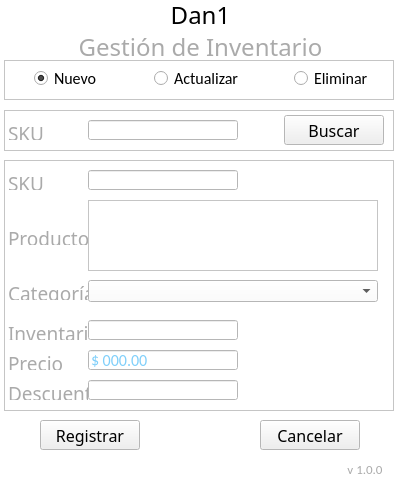
<?xml version="1.0" encoding="UTF-8"?>
<ui version="4.0">
 <class>MainWindow</class>
 <widget class="QMainWindow" name="MainWindow">
  <property name="geometry">
   <rect>
    <x>0</x>
    <y>0</y>
    <width>400</width>
    <height>480</height>
   </rect>
  </property>
  <property name="minimumSize">
   <size>
    <width>400</width>
    <height>480</height>
   </size>
  </property>
  <property name="maximumSize">
   <size>
    <width>400</width>
    <height>480</height>
   </size>
  </property>
  <property name="palette">
   <palette>
    <active>
     <colorrole role="Base">
      <brush brushstyle="SolidPattern">
       <color alpha="255">
        <red>255</red>
        <green>255</green>
        <blue>255</blue>
       </color>
      </brush>
     </colorrole>
     <colorrole role="Window">
      <brush brushstyle="SolidPattern">
       <color alpha="255">
        <red>255</red>
        <green>255</green>
        <blue>255</blue>
       </color>
      </brush>
     </colorrole>
    </active>
    <inactive>
     <colorrole role="Base">
      <brush brushstyle="SolidPattern">
       <color alpha="255">
        <red>255</red>
        <green>255</green>
        <blue>255</blue>
       </color>
      </brush>
     </colorrole>
     <colorrole role="Window">
      <brush brushstyle="SolidPattern">
       <color alpha="255">
        <red>255</red>
        <green>255</green>
        <blue>255</blue>
       </color>
      </brush>
     </colorrole>
    </inactive>
    <disabled>
     <colorrole role="Base">
      <brush brushstyle="SolidPattern">
       <color alpha="255">
        <red>255</red>
        <green>255</green>
        <blue>255</blue>
       </color>
      </brush>
     </colorrole>
     <colorrole role="Window">
      <brush brushstyle="SolidPattern">
       <color alpha="255">
        <red>255</red>
        <green>255</green>
        <blue>255</blue>
       </color>
      </brush>
     </colorrole>
    </disabled>
   </palette>
  </property>
  <property name="windowTitle">
   <string>Gestion de Inventario</string>
  </property>
  <widget class="QWidget" name="centralwidget">
   <widget class="QFrame" name="fr_Accion">
    <property name="geometry">
     <rect>
      <x>4</x>
      <y>60</y>
      <width>390</width>
      <height>40</height>
     </rect>
    </property>
    <property name="frameShape">
     <enum>QFrame::StyledPanel</enum>
    </property>
    <property name="frameShadow">
     <enum>QFrame::Raised</enum>
    </property>
    <widget class="QRadioButton" name="b_nuevo">
     <property name="geometry">
      <rect>
       <x>30</x>
       <y>10</y>
       <width>70</width>
       <height>17</height>
      </rect>
     </property>
     <property name="font">
      <font>
       <family>Calibri</family>
       <pointsize>12</pointsize>
      </font>
     </property>
     <property name="focusPolicy">
      <enum>Qt::StrongFocus</enum>
     </property>
     <property name="text">
      <string>Nuevo</string>
     </property>
     <property name="checked">
      <bool>true</bool>
     </property>
    </widget>
    <widget class="QRadioButton" name="b_eliminar">
     <property name="geometry">
      <rect>
       <x>290</x>
       <y>10</y>
       <width>80</width>
       <height>17</height>
      </rect>
     </property>
     <property name="font">
      <font>
       <family>Calibri</family>
       <pointsize>12</pointsize>
      </font>
     </property>
     <property name="focusPolicy">
      <enum>Qt::StrongFocus</enum>
     </property>
     <property name="text">
      <string>Eliminar</string>
     </property>
    </widget>
    <widget class="QRadioButton" name="b_actualizar">
     <property name="geometry">
      <rect>
       <x>150</x>
       <y>10</y>
       <width>90</width>
       <height>17</height>
      </rect>
     </property>
     <property name="font">
      <font>
       <family>Calibri</family>
       <pointsize>12</pointsize>
      </font>
     </property>
     <property name="focusPolicy">
      <enum>Qt::StrongFocus</enum>
     </property>
     <property name="text">
      <string>Actualizar</string>
     </property>
     <property name="checked">
      <bool>false</bool>
     </property>
    </widget>
   </widget>
   <widget class="QLabel" name="L2">
    <property name="geometry">
     <rect>
      <x>0</x>
      <y>30</y>
      <width>401</width>
      <height>30</height>
     </rect>
    </property>
    <property name="font">
     <font>
      <family>Swis721 LtCn BT</family>
      <pointsize>18</pointsize>
     </font>
    </property>
    <property name="frameShadow">
     <enum>QFrame::Plain</enum>
    </property>
    <property name="midLineWidth">
     <number>0</number>
    </property>
    <property name="text">
     <string>&lt;html&gt;&lt;head/&gt;&lt;body&gt;&lt;p&gt;&lt;span style=&quot; color:#aaaaaa;&quot;&gt;Gestión de Inventario&lt;/span&gt;&lt;/p&gt;&lt;/body&gt;&lt;/html&gt;</string>
    </property>
    <property name="alignment">
     <set>Qt::AlignCenter</set>
    </property>
   </widget>
   <widget class="QLabel" name="L1">
    <property name="geometry">
     <rect>
      <x>0</x>
      <y>0</y>
      <width>401</width>
      <height>30</height>
     </rect>
    </property>
    <property name="font">
     <font>
      <family>Impact</family>
      <pointsize>18</pointsize>
     </font>
    </property>
    <property name="text">
     <string>Dan1</string>
    </property>
    <property name="alignment">
     <set>Qt::AlignCenter</set>
    </property>
   </widget>
   <widget class="QFrame" name="fr_buscar">
    <property name="geometry">
     <rect>
      <x>4</x>
      <y>110</y>
      <width>390</width>
      <height>41</height>
     </rect>
    </property>
    <property name="frameShape">
     <enum>QFrame::StyledPanel</enum>
    </property>
    <property name="frameShadow">
     <enum>QFrame::Raised</enum>
    </property>
    <widget class="QPushButton" name="b_Buscar">
     <property name="geometry">
      <rect>
       <x>280</x>
       <y>5</y>
       <width>100</width>
       <height>30</height>
      </rect>
     </property>
     <property name="font">
      <font>
       <family>Swis721 LtCn BT</family>
       <pointsize>12</pointsize>
      </font>
     </property>
     <property name="focusPolicy">
      <enum>Qt::StrongFocus</enum>
     </property>
     <property name="text">
      <string>Buscar</string>
     </property>
    </widget>
    <widget class="QLabel" name="L3">
     <property name="geometry">
      <rect>
       <x>4</x>
       <y>10</y>
       <width>80</width>
       <height>20</height>
      </rect>
     </property>
     <property name="font">
      <font>
       <family>Swis721 LtCn BT</family>
       <pointsize>14</pointsize>
      </font>
     </property>
     <property name="text">
      <string>&lt;html&gt;&lt;head/&gt;&lt;body&gt;&lt;p&gt;&lt;span style=&quot; color:#aaaaaa;&quot;&gt;SKU&lt;/span&gt;&lt;/p&gt;&lt;/body&gt;&lt;/html&gt;</string>
     </property>
    </widget>
    <widget class="QLineEdit" name="D_sku">
     <property name="geometry">
      <rect>
       <x>84</x>
       <y>10</y>
       <width>150</width>
       <height>20</height>
      </rect>
     </property>
     <property name="palette">
      <palette>
       <active>
        <colorrole role="Text">
         <brush brushstyle="SolidPattern">
          <color alpha="255">
           <red>0</red>
           <green>160</green>
           <blue>245</blue>
          </color>
         </brush>
        </colorrole>
       </active>
       <inactive>
        <colorrole role="Text">
         <brush brushstyle="SolidPattern">
          <color alpha="255">
           <red>0</red>
           <green>160</green>
           <blue>245</blue>
          </color>
         </brush>
        </colorrole>
       </inactive>
       <disabled>
        <colorrole role="Text">
         <brush brushstyle="SolidPattern">
          <color alpha="255">
           <red>120</red>
           <green>120</green>
           <blue>120</blue>
          </color>
         </brush>
        </colorrole>
       </disabled>
      </palette>
     </property>
     <property name="font">
      <font>
       <family>Calibri</family>
       <pointsize>12</pointsize>
      </font>
     </property>
     <property name="text">
      <string/>
     </property>
     <property name="maxLength">
      <number>10</number>
     </property>
     <property name="clearButtonEnabled">
      <bool>true</bool>
     </property>
    </widget>
   </widget>
   <widget class="QFrame" name="fr_datos">
    <property name="geometry">
     <rect>
      <x>4</x>
      <y>160</y>
      <width>390</width>
      <height>251</height>
     </rect>
    </property>
    <property name="frameShape">
     <enum>QFrame::StyledPanel</enum>
    </property>
    <property name="frameShadow">
     <enum>QFrame::Raised</enum>
    </property>
    <widget class="QLabel" name="L4">
     <property name="geometry">
      <rect>
       <x>4</x>
       <y>10</y>
       <width>80</width>
       <height>20</height>
      </rect>
     </property>
     <property name="font">
      <font>
       <family>Swis721 LtCn BT</family>
       <pointsize>14</pointsize>
      </font>
     </property>
     <property name="text">
      <string>&lt;html&gt;&lt;head/&gt;&lt;body&gt;&lt;p&gt;&lt;span style=&quot; color:#aaaaaa;&quot;&gt;SKU&lt;/span&gt;&lt;/p&gt;&lt;/body&gt;&lt;/html&gt;</string>
     </property>
    </widget>
    <widget class="QLineEdit" name="D_sku_2">
     <property name="geometry">
      <rect>
       <x>84</x>
       <y>10</y>
       <width>150</width>
       <height>20</height>
      </rect>
     </property>
     <property name="palette">
      <palette>
       <active>
        <colorrole role="Text">
         <brush brushstyle="SolidPattern">
          <color alpha="255">
           <red>0</red>
           <green>160</green>
           <blue>245</blue>
          </color>
         </brush>
        </colorrole>
       </active>
       <inactive>
        <colorrole role="Text">
         <brush brushstyle="SolidPattern">
          <color alpha="255">
           <red>0</red>
           <green>160</green>
           <blue>245</blue>
          </color>
         </brush>
        </colorrole>
       </inactive>
       <disabled>
        <colorrole role="Text">
         <brush brushstyle="SolidPattern">
          <color alpha="255">
           <red>120</red>
           <green>120</green>
           <blue>120</blue>
          </color>
         </brush>
        </colorrole>
       </disabled>
      </palette>
     </property>
     <property name="font">
      <font>
       <family>Calibri</family>
       <pointsize>12</pointsize>
      </font>
     </property>
     <property name="text">
      <string/>
     </property>
     <property name="maxLength">
      <number>10</number>
     </property>
     <property name="clearButtonEnabled">
      <bool>true</bool>
     </property>
    </widget>
    <widget class="QLabel" name="L5">
     <property name="geometry">
      <rect>
       <x>4</x>
       <y>65</y>
       <width>80</width>
       <height>20</height>
      </rect>
     </property>
     <property name="font">
      <font>
       <family>Swis721 LtCn BT</family>
       <pointsize>14</pointsize>
      </font>
     </property>
     <property name="text">
      <string>&lt;html&gt;&lt;head/&gt;&lt;body&gt;&lt;p&gt;&lt;span style=&quot; color:#aaaaaa;&quot;&gt;Producto&lt;/span&gt;&lt;/p&gt;&lt;/body&gt;&lt;/html&gt;</string>
     </property>
    </widget>
    <widget class="QTextEdit" name="D_producto">
     <property name="geometry">
      <rect>
       <x>84</x>
       <y>40</y>
       <width>290</width>
       <height>71</height>
      </rect>
     </property>
     <property name="palette">
      <palette>
       <active>
        <colorrole role="Text">
         <brush brushstyle="SolidPattern">
          <color alpha="255">
           <red>0</red>
           <green>160</green>
           <blue>245</blue>
          </color>
         </brush>
        </colorrole>
       </active>
       <inactive>
        <colorrole role="Text">
         <brush brushstyle="SolidPattern">
          <color alpha="255">
           <red>0</red>
           <green>160</green>
           <blue>245</blue>
          </color>
         </brush>
        </colorrole>
       </inactive>
       <disabled>
        <colorrole role="Text">
         <brush brushstyle="SolidPattern">
          <color alpha="255">
           <red>120</red>
           <green>120</green>
           <blue>120</blue>
          </color>
         </brush>
        </colorrole>
       </disabled>
      </palette>
     </property>
     <property name="font">
      <font>
       <family>Calibri</family>
       <pointsize>12</pointsize>
      </font>
     </property>
     <property name="html">
      <string>&lt;!DOCTYPE HTML PUBLIC &quot;-//W3C//DTD HTML 4.0//EN&quot; &quot;http://www.w3.org/TR/REC-html40/strict.dtd&quot;&gt;
&lt;html&gt;&lt;head&gt;&lt;meta name=&quot;qrichtext&quot; content=&quot;1&quot; /&gt;&lt;style type=&quot;text/css&quot;&gt;
p, li { white-space: pre-wrap; }
&lt;/style&gt;&lt;/head&gt;&lt;body style=&quot; font-family:'Calibri'; font-size:12pt; font-weight:400; font-style:normal;&quot;&gt;
&lt;p style=&quot;-qt-paragraph-type:empty; margin-top:0px; margin-bottom:0px; margin-left:0px; margin-right:0px; -qt-block-indent:0; text-indent:0px;&quot;&gt;&lt;br /&gt;&lt;/p&gt;&lt;/body&gt;&lt;/html&gt;</string>
     </property>
     <property name="acceptRichText">
      <bool>false</bool>
     </property>
    </widget>
    <widget class="QLabel" name="L6">
     <property name="geometry">
      <rect>
       <x>4</x>
       <y>120</y>
       <width>80</width>
       <height>20</height>
      </rect>
     </property>
     <property name="font">
      <font>
       <family>Swis721 LtCn BT</family>
       <pointsize>14</pointsize>
      </font>
     </property>
     <property name="text">
      <string>&lt;html&gt;&lt;head/&gt;&lt;body&gt;&lt;p&gt;&lt;span style=&quot; color:#aaaaaa;&quot;&gt;Categoría&lt;/span&gt;&lt;/p&gt;&lt;/body&gt;&lt;/html&gt;</string>
     </property>
    </widget>
    <widget class="QComboBox" name="D_categoria">
     <property name="geometry">
      <rect>
       <x>84</x>
       <y>120</y>
       <width>290</width>
       <height>22</height>
      </rect>
     </property>
     <property name="palette">
      <palette>
       <active>
        <colorrole role="Button">
         <brush brushstyle="SolidPattern">
          <color alpha="255">
           <red>255</red>
           <green>255</green>
           <blue>255</blue>
          </color>
         </brush>
        </colorrole>
        <colorrole role="Text">
         <brush brushstyle="SolidPattern">
          <color alpha="255">
           <red>0</red>
           <green>160</green>
           <blue>245</blue>
          </color>
         </brush>
        </colorrole>
        <colorrole role="Base">
         <brush brushstyle="SolidPattern">
          <color alpha="255">
           <red>255</red>
           <green>255</green>
           <blue>255</blue>
          </color>
         </brush>
        </colorrole>
        <colorrole role="Window">
         <brush brushstyle="SolidPattern">
          <color alpha="255">
           <red>255</red>
           <green>255</green>
           <blue>255</blue>
          </color>
         </brush>
        </colorrole>
       </active>
       <inactive>
        <colorrole role="Button">
         <brush brushstyle="SolidPattern">
          <color alpha="255">
           <red>255</red>
           <green>255</green>
           <blue>255</blue>
          </color>
         </brush>
        </colorrole>
        <colorrole role="Text">
         <brush brushstyle="SolidPattern">
          <color alpha="255">
           <red>0</red>
           <green>160</green>
           <blue>245</blue>
          </color>
         </brush>
        </colorrole>
        <colorrole role="Base">
         <brush brushstyle="SolidPattern">
          <color alpha="255">
           <red>255</red>
           <green>255</green>
           <blue>255</blue>
          </color>
         </brush>
        </colorrole>
        <colorrole role="Window">
         <brush brushstyle="SolidPattern">
          <color alpha="255">
           <red>255</red>
           <green>255</green>
           <blue>255</blue>
          </color>
         </brush>
        </colorrole>
       </inactive>
       <disabled>
        <colorrole role="Button">
         <brush brushstyle="SolidPattern">
          <color alpha="255">
           <red>255</red>
           <green>255</green>
           <blue>255</blue>
          </color>
         </brush>
        </colorrole>
        <colorrole role="Text">
         <brush brushstyle="SolidPattern">
          <color alpha="255">
           <red>120</red>
           <green>120</green>
           <blue>120</blue>
          </color>
         </brush>
        </colorrole>
        <colorrole role="Base">
         <brush brushstyle="SolidPattern">
          <color alpha="255">
           <red>255</red>
           <green>255</green>
           <blue>255</blue>
          </color>
         </brush>
        </colorrole>
        <colorrole role="Window">
         <brush brushstyle="SolidPattern">
          <color alpha="255">
           <red>255</red>
           <green>255</green>
           <blue>255</blue>
          </color>
         </brush>
        </colorrole>
       </disabled>
      </palette>
     </property>
     <property name="styleSheet">
      <string notr="true">background-color: rgb(255, 255, 255);</string>
     </property>
     <property name="editable">
      <bool>false</bool>
     </property>
     <item>
      <property name="text">
       <string/>
      </property>
     </item>
     <item>
      <property name="text">
       <string>Prueba</string>
      </property>
     </item>
    </widget>
    <widget class="QLineEdit" name="D_inventario">
     <property name="geometry">
      <rect>
       <x>84</x>
       <y>160</y>
       <width>150</width>
       <height>20</height>
      </rect>
     </property>
     <property name="palette">
      <palette>
       <active>
        <colorrole role="Text">
         <brush brushstyle="SolidPattern">
          <color alpha="255">
           <red>0</red>
           <green>160</green>
           <blue>245</blue>
          </color>
         </brush>
        </colorrole>
       </active>
       <inactive>
        <colorrole role="Text">
         <brush brushstyle="SolidPattern">
          <color alpha="255">
           <red>0</red>
           <green>160</green>
           <blue>245</blue>
          </color>
         </brush>
        </colorrole>
       </inactive>
       <disabled>
        <colorrole role="Text">
         <brush brushstyle="SolidPattern">
          <color alpha="255">
           <red>120</red>
           <green>120</green>
           <blue>120</blue>
          </color>
         </brush>
        </colorrole>
       </disabled>
      </palette>
     </property>
     <property name="font">
      <font>
       <family>Calibri</family>
       <pointsize>12</pointsize>
      </font>
     </property>
     <property name="text">
      <string/>
     </property>
     <property name="maxLength">
      <number>4</number>
     </property>
     <property name="clearButtonEnabled">
      <bool>true</bool>
     </property>
    </widget>
    <widget class="QLabel" name="L7">
     <property name="geometry">
      <rect>
       <x>4</x>
       <y>160</y>
       <width>80</width>
       <height>20</height>
      </rect>
     </property>
     <property name="font">
      <font>
       <family>Swis721 LtCn BT</family>
       <pointsize>14</pointsize>
      </font>
     </property>
     <property name="text">
      <string>&lt;html&gt;&lt;head/&gt;&lt;body&gt;&lt;p&gt;&lt;span style=&quot; color:#aaaaaa;&quot;&gt;Inventario&lt;/span&gt;&lt;/p&gt;&lt;/body&gt;&lt;/html&gt;</string>
     </property>
    </widget>
    <widget class="QLabel" name="L8">
     <property name="geometry">
      <rect>
       <x>4</x>
       <y>190</y>
       <width>80</width>
       <height>20</height>
      </rect>
     </property>
     <property name="font">
      <font>
       <family>Swis721 LtCn BT</family>
       <pointsize>14</pointsize>
      </font>
     </property>
     <property name="text">
      <string>&lt;html&gt;&lt;head/&gt;&lt;body&gt;&lt;p&gt;&lt;span style=&quot; color:#aaaaaa;&quot;&gt;Precio&lt;/span&gt;&lt;/p&gt;&lt;/body&gt;&lt;/html&gt;</string>
     </property>
    </widget>
    <widget class="QLineEdit" name="D_precio">
     <property name="geometry">
      <rect>
       <x>84</x>
       <y>190</y>
       <width>150</width>
       <height>20</height>
      </rect>
     </property>
     <property name="palette">
      <palette>
       <active>
        <colorrole role="Text">
         <brush brushstyle="SolidPattern">
          <color alpha="255">
           <red>0</red>
           <green>160</green>
           <blue>245</blue>
          </color>
         </brush>
        </colorrole>
       </active>
       <inactive>
        <colorrole role="Text">
         <brush brushstyle="SolidPattern">
          <color alpha="255">
           <red>0</red>
           <green>160</green>
           <blue>245</blue>
          </color>
         </brush>
        </colorrole>
       </inactive>
       <disabled>
        <colorrole role="Text">
         <brush brushstyle="SolidPattern">
          <color alpha="255">
           <red>120</red>
           <green>120</green>
           <blue>120</blue>
          </color>
         </brush>
        </colorrole>
       </disabled>
      </palette>
     </property>
     <property name="font">
      <font>
       <family>Calibri</family>
       <pointsize>12</pointsize>
      </font>
     </property>
     <property name="maxLength">
      <number>10</number>
     </property>
     <property name="frame">
      <bool>true</bool>
     </property>
     <property name="placeholderText">
      <string>$ 000.00</string>
     </property>
     <property name="clearButtonEnabled">
      <bool>true</bool>
     </property>
    </widget>
    <widget class="QLineEdit" name="D_descuento">
     <property name="geometry">
      <rect>
       <x>84</x>
       <y>220</y>
       <width>150</width>
       <height>20</height>
      </rect>
     </property>
     <property name="palette">
      <palette>
       <active>
        <colorrole role="Text">
         <brush brushstyle="SolidPattern">
          <color alpha="255">
           <red>0</red>
           <green>160</green>
           <blue>245</blue>
          </color>
         </brush>
        </colorrole>
       </active>
       <inactive>
        <colorrole role="Text">
         <brush brushstyle="SolidPattern">
          <color alpha="255">
           <red>0</red>
           <green>160</green>
           <blue>245</blue>
          </color>
         </brush>
        </colorrole>
       </inactive>
       <disabled>
        <colorrole role="Text">
         <brush brushstyle="SolidPattern">
          <color alpha="255">
           <red>120</red>
           <green>120</green>
           <blue>120</blue>
          </color>
         </brush>
        </colorrole>
       </disabled>
      </palette>
     </property>
     <property name="font">
      <font>
       <family>Calibri</family>
       <pointsize>12</pointsize>
      </font>
     </property>
     <property name="text">
      <string/>
     </property>
     <property name="maxLength">
      <number>10</number>
     </property>
     <property name="clearButtonEnabled">
      <bool>true</bool>
     </property>
    </widget>
    <widget class="QLabel" name="L9">
     <property name="geometry">
      <rect>
       <x>4</x>
       <y>220</y>
       <width>80</width>
       <height>20</height>
      </rect>
     </property>
     <property name="font">
      <font>
       <family>Swis721 LtCn BT</family>
       <pointsize>14</pointsize>
      </font>
     </property>
     <property name="text">
      <string>&lt;html&gt;&lt;head/&gt;&lt;body&gt;&lt;p&gt;&lt;span style=&quot; color:#aaaaaa;&quot;&gt;Descuento&lt;/span&gt;&lt;/p&gt;&lt;/body&gt;&lt;/html&gt;</string>
     </property>
    </widget>
   </widget>
   <widget class="QPushButton" name="b_Registrar">
    <property name="geometry">
     <rect>
      <x>40</x>
      <y>420</y>
      <width>100</width>
      <height>30</height>
     </rect>
    </property>
    <property name="font">
     <font>
      <family>Swis721 LtCn BT</family>
      <pointsize>12</pointsize>
     </font>
    </property>
    <property name="focusPolicy">
     <enum>Qt::StrongFocus</enum>
    </property>
    <property name="text">
     <string>Registrar</string>
    </property>
   </widget>
   <widget class="QPushButton" name="b_Cancelar">
    <property name="geometry">
     <rect>
      <x>260</x>
      <y>420</y>
      <width>100</width>
      <height>30</height>
     </rect>
    </property>
    <property name="font">
     <font>
      <family>Swis721 LtCn BT</family>
      <pointsize>12</pointsize>
     </font>
    </property>
    <property name="focusPolicy">
     <enum>Qt::StrongFocus</enum>
    </property>
    <property name="text">
     <string>Cancelar</string>
    </property>
   </widget>
   <widget class="QLabel" name="L10">
    <property name="geometry">
     <rect>
      <x>340</x>
      <y>460</y>
      <width>50</width>
      <height>20</height>
     </rect>
    </property>
    <property name="font">
     <font>
      <family>Calibri</family>
      <pointsize>14</pointsize>
     </font>
    </property>
    <property name="text">
     <string>&lt;html&gt;&lt;head/&gt;&lt;body&gt;&lt;p&gt;&lt;span style=&quot; font-size:10pt; color:#aaaaaa;&quot;&gt;v 1.0.0&lt;/span&gt;&lt;/p&gt;&lt;/body&gt;&lt;/html&gt;</string>
    </property>
    <property name="alignment">
     <set>Qt::AlignCenter</set>
    </property>
   </widget>
  </widget>
 </widget>
 <resources/>
 <connections/>
</ui>
